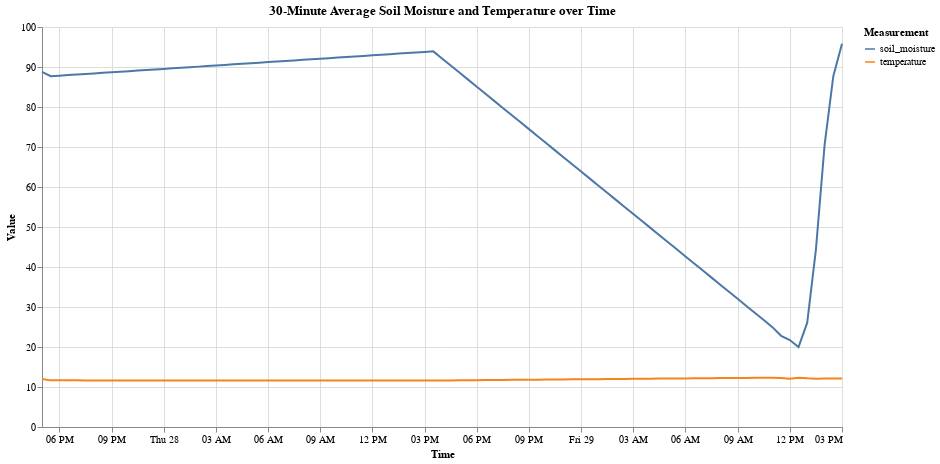

Write notebook code for a chart like this one.
### Code cell
long_df = grouped_df.melt(
    id_vars='recording_taken',
    value_vars=['soil_moisture', 'temperature'],
    var_name='Measurement',
    value_name='Value'
)

# Create the Altair line chart
chart = alt.Chart(long_df).mark_line().encode(
    x=alt.X('recording_taken:T', title='Time'),
    y=alt.Y('Value:Q', title='Value'),
    color='Measurement:N',
    tooltip=['recording_taken:T', 'Measurement:N', 'Value:Q']
).properties(
    title='30-Minute Average Soil Moisture and Temperature over Time',
    width=800,
    height=400
)

chart.show()

### Figure 1 — Vega-Lite specification as saved in the notebook (floating-point values rounded to 4 significant figures; data arrays with more than 128 entries replaced by an {"elided": "..."} marker saying what was removed)
{"config": {"view": {"continuousWidth": 300, "continuousHeight": 300}}, "data": {"name": "data-9fa10245d8a1f51cd027fb916d5add09"}, "mark": {"type": "line"}, "encoding": {"color": {"field": "Measurement", "type": "nominal"}, "tooltip": [{"field": "recording_taken", "type": "temporal"}, {"field": "Measurement", "type": "nominal"}, {"field": "Value", "type": "quantitative"}], "x": {"field": "recording_taken", "title": "Time", "type": "temporal"}, "y": {"field": "Value", "title": "Value", "type": "quantitative"}}, "height": 400, "title": "30-Minute Average Soil Moisture and Temperature over Time", "width": 800, "$schema": "https://vega.github.io/schema/vega-lite/v5.20.1.json", "datasets": {"data-9fa10245d8a1f51cd027fb916d5add09": {"elided": "186 records"}}}
